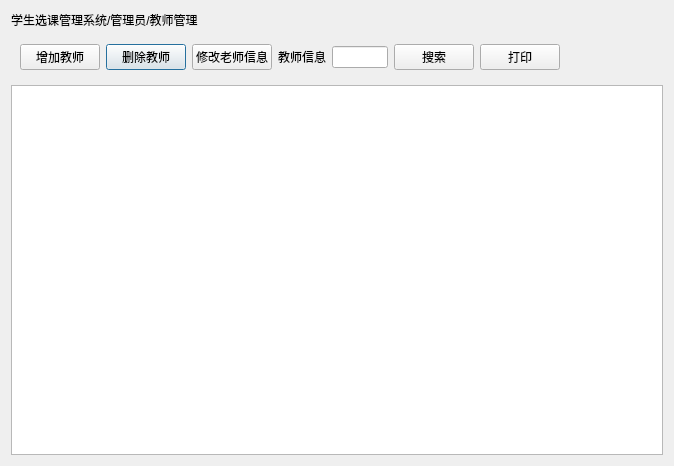
<?xml version="1.0" encoding="UTF-8"?>
<ui version="4.0">
 <class>adcell1_teacher</class>
 <widget class="QDialog" name="adcell1_teacher">
  <property name="geometry">
   <rect>
    <x>0</x>
    <y>0</y>
    <width>674</width>
    <height>466</height>
   </rect>
  </property>
  <property name="windowTitle">
   <string>Dialog</string>
  </property>
  <layout class="QGridLayout" name="gridLayout_2">
   <item row="0" column="0">
    <widget class="QLabel" name="lib_title">
     <property name="text">
      <string>学生选课管理系统/管理员/教师管理</string>
     </property>
     <property name="name" stdset="0">
      <string>title</string>
     </property>
    </widget>
   </item>
   <item row="1" column="0">
    <widget class="QWidget" name="tool" native="true">
     <layout class="QGridLayout" name="gridLayout">
      <item row="0" column="1">
       <widget class="QPushButton" name="btn_deleteTeacher">
        <property name="text">
         <string>删除教师</string>
        </property>
        <property name="name" stdset="0">
         <string>btn</string>
        </property>
       </widget>
      </item>
      <item row="0" column="5">
       <widget class="QPushButton" name="btn_search">
        <property name="text">
         <string>搜索</string>
        </property>
        <property name="name" stdset="0">
         <string>btn</string>
        </property>
       </widget>
      </item>
      <item row="0" column="4">
       <widget class="QLineEdit" name="teaInfo">
        <property name="name" stdset="0">
         <string>le</string>
        </property>
       </widget>
      </item>
      <item row="0" column="2">
       <widget class="QPushButton" name="btn_modifyTeacher">
        <property name="text">
         <string>修改老师信息</string>
        </property>
        <property name="name" stdset="0">
         <string>btn</string>
        </property>
       </widget>
      </item>
      <item row="0" column="7">
       <spacer name="horizontalSpacer">
        <property name="orientation">
         <enum>Qt::Horizontal</enum>
        </property>
        <property name="sizeHint" stdset="0">
         <size>
          <width>146</width>
          <height>20</height>
         </size>
        </property>
       </spacer>
      </item>
      <item row="0" column="3">
       <widget class="QLabel" name="label">
        <property name="text">
         <string>教师信息</string>
        </property>
        <property name="alignment">
         <set>Qt::AlignRight|Qt::AlignTrailing|Qt::AlignVCenter</set>
        </property>
        <property name="name" stdset="0">
         <string>lb</string>
        </property>
       </widget>
      </item>
      <item row="0" column="0">
       <widget class="QPushButton" name="btn_addTeacher">
        <property name="text">
         <string>增加教师</string>
        </property>
        <property name="name" stdset="0">
         <string>btn</string>
        </property>
       </widget>
      </item>
      <item row="0" column="6">
       <widget class="QPushButton" name="pushButton">
        <property name="text">
         <string>打印</string>
        </property>
       </widget>
      </item>
     </layout>
    </widget>
   </item>
   <item row="2" column="0">
    <widget class="QTableView" name="tableView">
     <property name="name" stdset="0">
      <string>table</string>
     </property>
    </widget>
   </item>
  </layout>
 </widget>
 <resources/>
 <connections/>
</ui>
